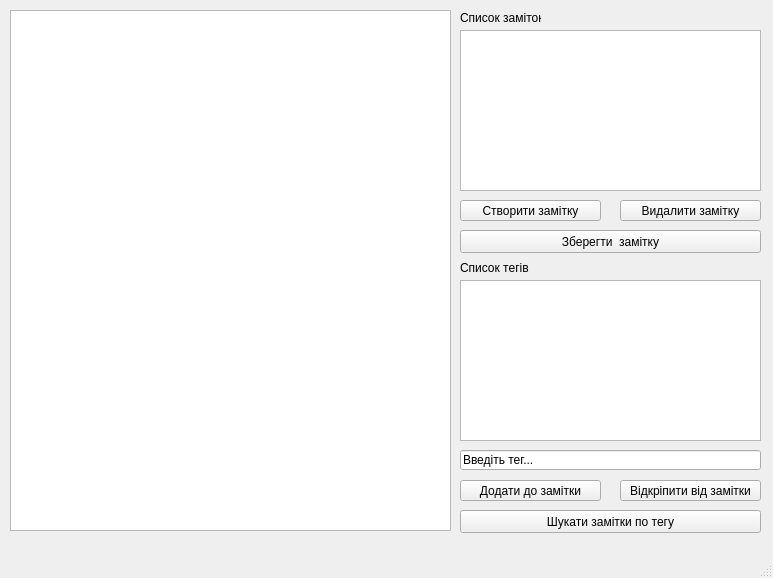
<?xml version="1.0" encoding="UTF-8"?>
<ui version="4.0">
 <class>MainWindow</class>
 <widget class="QMainWindow" name="MainWindow">
  <property name="geometry">
   <rect>
    <x>0</x>
    <y>0</y>
    <width>773</width>
    <height>578</height>
   </rect>
  </property>
  <property name="windowTitle">
   <string>MainWindow</string>
  </property>
  <widget class="QWidget" name="centralwidget">
   <widget class="QTextEdit" name="textEdit">
    <property name="geometry">
     <rect>
      <x>10</x>
      <y>10</y>
      <width>441</width>
      <height>521</height>
     </rect>
    </property>
   </widget>
   <widget class="QLabel" name="label">
    <property name="geometry">
     <rect>
      <x>460</x>
      <y>10</y>
      <width>81</width>
      <height>16</height>
     </rect>
    </property>
    <property name="text">
     <string>Список заміток</string>
    </property>
   </widget>
   <widget class="QListWidget" name="listWidget">
    <property name="geometry">
     <rect>
      <x>460</x>
      <y>30</y>
      <width>301</width>
      <height>161</height>
     </rect>
    </property>
   </widget>
   <widget class="QPushButton" name="pushButton">
    <property name="geometry">
     <rect>
      <x>460</x>
      <y>200</y>
      <width>141</width>
      <height>21</height>
     </rect>
    </property>
    <property name="text">
     <string>Створити замітку</string>
    </property>
   </widget>
   <widget class="QPushButton" name="pushButton_2">
    <property name="geometry">
     <rect>
      <x>620</x>
      <y>200</y>
      <width>141</width>
      <height>21</height>
     </rect>
    </property>
    <property name="text">
     <string>Видалити замітку</string>
    </property>
   </widget>
   <widget class="QPushButton" name="pushButton_3">
    <property name="geometry">
     <rect>
      <x>460</x>
      <y>230</y>
      <width>301</width>
      <height>23</height>
     </rect>
    </property>
    <property name="text">
     <string>Зберегти  замітку</string>
    </property>
   </widget>
   <widget class="QLabel" name="label_2">
    <property name="geometry">
     <rect>
      <x>460</x>
      <y>260</y>
      <width>71</width>
      <height>16</height>
     </rect>
    </property>
    <property name="text">
     <string>Список тегів</string>
    </property>
   </widget>
   <widget class="QListWidget" name="listWidget_2">
    <property name="geometry">
     <rect>
      <x>460</x>
      <y>280</y>
      <width>301</width>
      <height>161</height>
     </rect>
    </property>
   </widget>
   <widget class="QLineEdit" name="lineEdit">
    <property name="geometry">
     <rect>
      <x>460</x>
      <y>450</y>
      <width>301</width>
      <height>20</height>
     </rect>
    </property>
    <property name="text">
     <string>Введіть тег...</string>
    </property>
    <property name="readOnly">
     <bool>false</bool>
    </property>
   </widget>
   <widget class="QPushButton" name="pushButton_4">
    <property name="geometry">
     <rect>
      <x>460</x>
      <y>510</y>
      <width>301</width>
      <height>23</height>
     </rect>
    </property>
    <property name="text">
     <string>Шукати замітки по тегу</string>
    </property>
   </widget>
   <widget class="QPushButton" name="pushButton_5">
    <property name="geometry">
     <rect>
      <x>620</x>
      <y>480</y>
      <width>141</width>
      <height>21</height>
     </rect>
    </property>
    <property name="text">
     <string>Відкріпити від замітки</string>
    </property>
   </widget>
   <widget class="QPushButton" name="pushButton_6">
    <property name="geometry">
     <rect>
      <x>460</x>
      <y>480</y>
      <width>141</width>
      <height>21</height>
     </rect>
    </property>
    <property name="text">
     <string>Додати до замітки</string>
    </property>
   </widget>
  </widget>
  <widget class="QMenuBar" name="menubar">
   <property name="geometry">
    <rect>
     <x>0</x>
     <y>0</y>
     <width>773</width>
     <height>21</height>
    </rect>
   </property>
  </widget>
  <widget class="QStatusBar" name="statusbar"/>
 </widget>
 <resources/>
 <connections/>
</ui>
